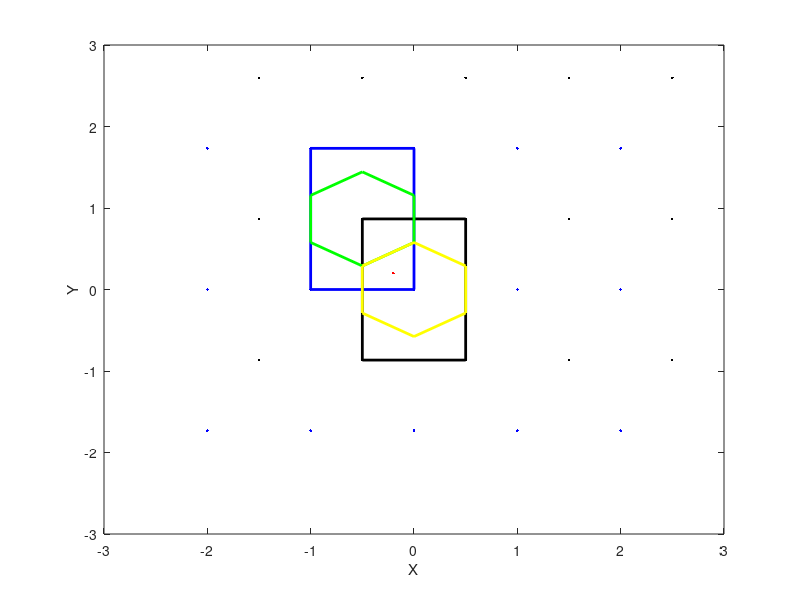

Source code (MATLAB):
%% clear all variables
clear all
close all
clc

%% create blue and black points
a    = [-sqrt(3),0,sqrt(3)]';
blue = [-2,-2,-2,-1,-1,-1,0,0,0,1,1,1,2,2,2]';
b    =  [-sqrt(3)/2, sqrt(3)/2, 3*sqrt(3)/2]';

black   =  [-1.5,-1.5,-1.5,-0.5,-0.5,-0.5,0.5,0.5,0.5,1.5,1.5,1.5,2.5,2.5,2.5]';
point1  =  repmat(a,length(blue)/length(a),1);
point2  =  repmat(b,length(black)/length(b),1);
red     = [-0.2,0.2]';

co1 =  sqrt(3)/2-1/sqrt(3);
co2 =  sqrt(3)/2-1/(2*sqrt(3));
co3 =  sqrt(3)/2+1/(2*sqrt(3));
co4 =  sqrt(3)/2+1/sqrt(3);
co5 =  -1/sqrt(3);
co6 =  -1/(2*sqrt(3)) ;

%% plot
figure(1)
hold on
box on
plot(blue, point1,'b.')
xlabel('X')
ylabel('Y') 
xlim([-3,3]),ylim([-3,3])
plot(black, point2,'k.')
plot(-0.2,0.2,'r.') % create a red point
plot([-1,-1,0,0,-1],[0,sqrt(3),sqrt(3),0,0],'b-','LineWidth',2) % creat blue rectangle
plot([-0.5,-0.5,0.5,0.5,-0.5],[-sqrt(3)/2,sqrt(3)/2,sqrt(3)/2,-sqrt(3)/2,-sqrt(3)/2],'k-','LineWidth',2) % creat black rectangle
plot([-0.5,-1,-1,-0.5,0,0,-0.5],[co1,co2,co3,co4,co3,co2,co1],'g-','LineWidth',2)% creat green hexagon
plot([0,-0.5,-0.5,0,0.5,0.5,0],[co5,co6,co1,co2,co1,co6,co5],'y-','LineWidth',2) % creat yellow hexagon
hold off
